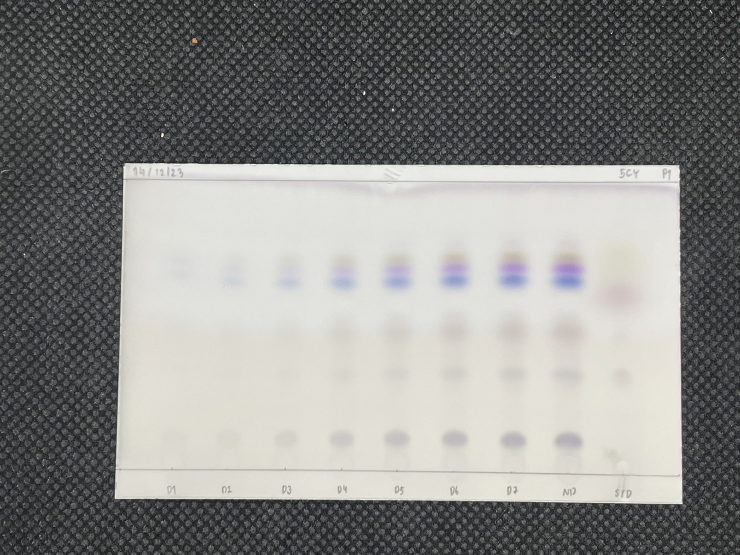
#> input picture input/ingredients/5CY-P1_Vanillin-Original.jpg, 1479 x 1109 px (shown at 1/2 size)
$ python -i crop_vertical_lane.py   (imports and definitions only)
#> lines starting #> are read from the running program, lines starting #| are printed output that depends on the picture; after the words box and inside, x2 and y2 are one past the last pixel; in counts of white or black regions, pixels touching at a corner belong together
import numpy as np
import cv2

def crop_vertical_lane_images(image: np.ndarray):
    contours = _get_contours(image)
    bounding_boxes = _get_bounding_boxes_max_height(contours, image.shape[0])
    merged_bounding_boxes = _merge_overlap_bounding_boxes(bounding_boxes)
    sorted_bounding_boxes = sorted(merged_bounding_boxes, key=lambda x: x[0])
    return _crop_bounding_boxes(image, sorted_bounding_boxes)

def _get_contours(image: np.ndarray):
    threshold = cv2.threshold(image, 0, 255, cv2.THRESH_BINARY + cv2.THRESH_OTSU)[1]
    contours, _ = cv2.findContours(threshold, cv2.RETR_EXTERNAL, cv2.CHAIN_APPROX_SIMPLE)
    return contours

def _get_bounding_boxes_max_height(contours: list, max_height: int):
    bounding_boxes = []
    for contour in contours:
        x, y, w, h = cv2.boundingRect(contour)
        bounding_boxes.append((x, 0, w, max_height))
    return bounding_boxes

def _crop_bounding_boxes(image: np.ndarray, bounding_boxes: list):
    cropped_images = []
    for bounding_box in bounding_boxes:
        x, y, w, h = bounding_box
        cropped_images.append(image[y:y+h, x:x+w])
    return cropped_images

def _union(rect_1: tuple, rect_2: tuple) -> tuple:
    """
    Calculate the union of two rectangles.

    Args:
        rect_1 (tuple): The first rectangle (x, y, width, height).
        rect_2 (tuple): The second rectangle (x, y, width, height).

    Returns:
        tuple: The union of the two rectangles.
    """
    if not (isinstance(rect_1, tuple) and isinstance(rect_2, tuple)):
        raise ValueError("Input rectangles must be tuples")
    if len(rect_1) != 4 or len(rect_2) != 4:
        raise ValueError("Input rectangles must have four elements (x, y, width, height)")
    x = min(rect_1[0], rect_2[0])
    y = min(rect_1[1], rect_2[1])
    w = max(rect_1[0]+rect_1[2], rect_2[0]+rect_2[2]) - x
    h = max(rect_1[1]+rect_1[3], rect_2[1]+rect_2[3]) - y
    return (x, y, w, h)

def _intersection(rect_1: tuple, rect_2: tuple) -> tuple:
    """
    Calculate the intersection of two rectangles.

    Args:
        rect_1 (tuple): The first rectangle (x, y, width, height).
        rect_2 (tuple): The second rectangle (x, y, width, height).

    Returns:
        tuple: The intersection of the two rectangles, or None if they do not intersect.
    """
    if not (isinstance(rect_1, tuple) and isinstance(rect_2, tuple)):
        raise ValueError("Input rectangles must be tuples")
    if len(rect_1) != 4 or len(rect_2) != 4:
        raise ValueError("Input rectangles must have four elements (x, y, width, height)")
    x = max(rect_1[0], rect_2[0])
    y = max(rect_1[1], rect_2[1])
    w = min(rect_1[0]+rect_1[2], rect_2[0]+rect_2[2]) - x
    h = min(rect_1[1]+rect_1[3], rect_2[1]+rect_2[3]) - y
    if w < 0 or h < 0:
        return None
    return (x, y, w, h)

def _merge_overlap_bounding_boxes(rect_list: list) -> list:
    is_tested = [False for _ in range(len(rect_list))]
    final_rect = []
    i = 0

    while i < len(rect_list):
        if not is_tested[i]:
            j = i + 1
            while j < len(rect_list):
                if not is_tested[j]:
                    intersect = _intersection(rect_list[i], rect_list[j])
                    if intersect:
                        rect_list[i] = _union(rect_list[i], rect_list[j])
                        is_tested[j] = True
                        j = i
                j += 1
            final_rect.append(rect_list[i])
        i += 1
    return final_rect

def visualize_process(image: np.ndarray):
    contours = _get_contours(image)
    bounding_boxes = _get_bounding_boxes_max_height(contours, image.shape[0])
    merged_bounding_boxes = _merge_overlap_bounding_boxes(bounding_boxes)
    sorted_bounding_boxes = sorted(merged_bounding_boxes, key=lambda x: x[0])
    cropped_images = _crop_bounding_boxes(image, sorted_bounding_boxes)

    image_with_contours = cv2.drawContours(image.copy(), contours, -1, (255, 255, 255), 2)
    image_with_all_boxes = image.copy()
    image_with_merged_boxes = image.copy()
    image_with_sorted_boxes = image.copy()

    for box in bounding_boxes:
        x, y, w, h = box
        cv2.rectangle(image_with_all_boxes, (x, y), (x+w, y+h), (255, 255, 255), 2)
    for box in merged_bounding_boxes:
        x, y, w, h = box
        cv2.rectangle(image_with_merged_boxes, (x, y), (x+w, y+h), (255, 255, 255), 2)
    for i, box in enumerate(sorted_bounding_boxes):
        x, y, w, h = box
        cv2.rectangle(image_with_sorted_boxes, (x, y), (x+w, y+h), (255, 255, 255), 2)
        cv2.putText(image_with_sorted_boxes, str(i), (x+(w//2)-10, 30), cv2.FONT_HERSHEY_SIMPLEX, 1, (255, 255, 255), 2)

    import matplotlib.pyplot as plt
    fig, axs = plt.subplots(2, 3, figsize=(18, 18))
    axs[0, 0].imshow(image, cmap='gray'), axs[0, 0].set_title('Original Image')
    axs[0, 1].imshow(image_with_contours, cmap='gray'), axs[0, 1].set_title('Image with Contours')
    axs[0, 2].imshow(image_with_all_boxes, cmap='gray'), axs[0, 2].set_title('Image with All Boxes')
    axs[1, 0].imshow(image_with_merged_boxes, cmap='gray'), axs[1, 0].set_title('Image with Merged Boxes')
    axs[1, 1].imshow(image_with_sorted_boxes, cmap='gray'), axs[1, 1].set_title('Image with Sorted Boxes')
    for ax in axs.flat:
        ax.axis('off')
    plt.tight_layout()
    plt.show()

>>> import cv2
>>> picture = cv2.imread('../../input/ingredients/5CY-P1_Vanillin-Original.jpg', cv2.IMREAD_GRAYSCALE)
#> picture: shape (1109, 1479); min 0, max 255, mean 136.4
>>> result = crop_vertical_lane_images(picture)
#> in _get_contours, `threshold = cv2.threshold(image, 0, 255, cv2.THRESH_BINARY + cv2.THRES..`:
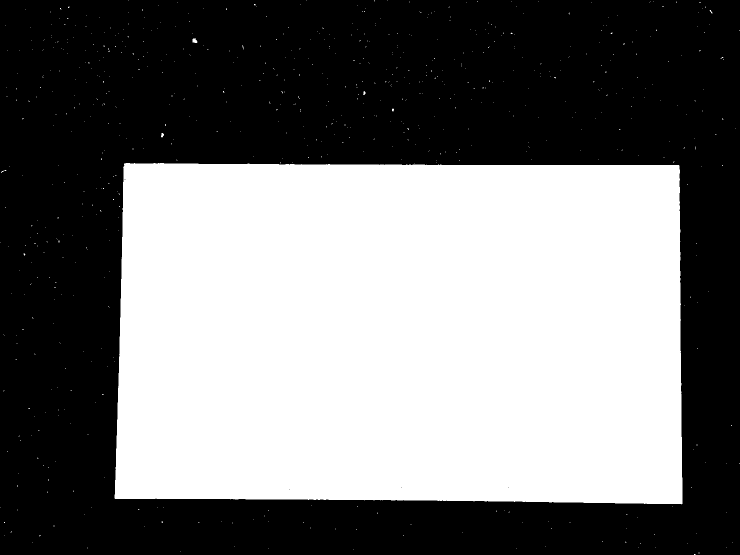
#> threshold: shape (1109, 1479) (shown at 1/2 size); 46.1% white; 698 white regions (694 under 20 px)
#> in _get_contours, `contours, _ = cv2.findContours(threshold, cv2.RETR_EXTERNAL, cv2.CHAIN..`: contours = 698 contours, 695 with area under 20; largest, box (x1, y1, x2, y2) and area: (229, 326, 1365, 1009) 753151, (385, 77, 395, 86) 56, (322, 266, 328, 275) 26
#> the loop in _get_bounding_boxes_max_height, `for contour in contours:` made 698 passes
#> (x, y, w, h) on passes 3 to 5: (360, 1103, 1, 1), (707, 1099, 1, 1), (1032, 1096, 1, 1)
#> after the loop in _get_bounding_boxes_max_height, `for contour in contours:`: bounding_boxes = 698 items, first 6: (1388, 0, 3, 1109), (1397, 0, 2, 1109), (360, 0, 1, 1109), (707, 0, 1, 1109), (1032, 0, 1, 1109), (537, 0, 1, 1109)
#> in _merge_overlap_bounding_boxes, `is_tested = [False for _ in range(len(rect_list))]`: is_tested = 698 items, first 6: False, False, False, False, False, False
#> the loop in _merge_overlap_bounding_boxes, `while i < len(rect_list):` made 698 passes
#> the loop in _crop_bounding_boxes, `for bounding_box in bounding_boxes:` made 44 passes
#> bounding_box on passes 1 to 12: (0, 0, 17, 1109), (18, 0, 1, 1109), (21, 0, 3, 1109), (31, 0, 11, 1109), (44, 0, 8, 1109), (57, 0, 3, 1109), (61, 0, 6, 1109), (69, 0, 2, 1109), (72, 0, 1, 1109), (74, 0, 8, 1109), (84, 0, 5, 1109), (90, 0, 1, 1109)

$ run again, on input/ingredients/5CY-P2_Vanillin-Original.jpg
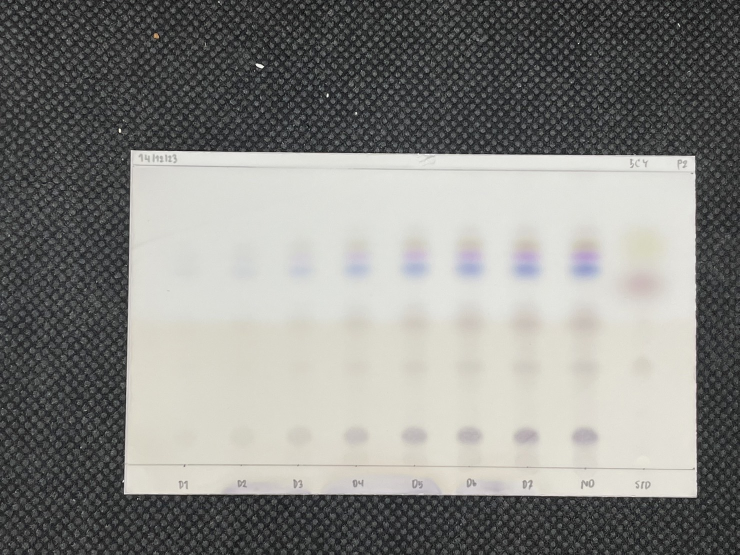
#> input picture input/ingredients/5CY-P2_Vanillin-Original.jpg, 1479 x 1109 px (shown at 1/2 size)
#> in _get_contours, `threshold = cv2.threshold(image, 0, 255, cv2.THRESH_BINARY + cv2.THRES..`:
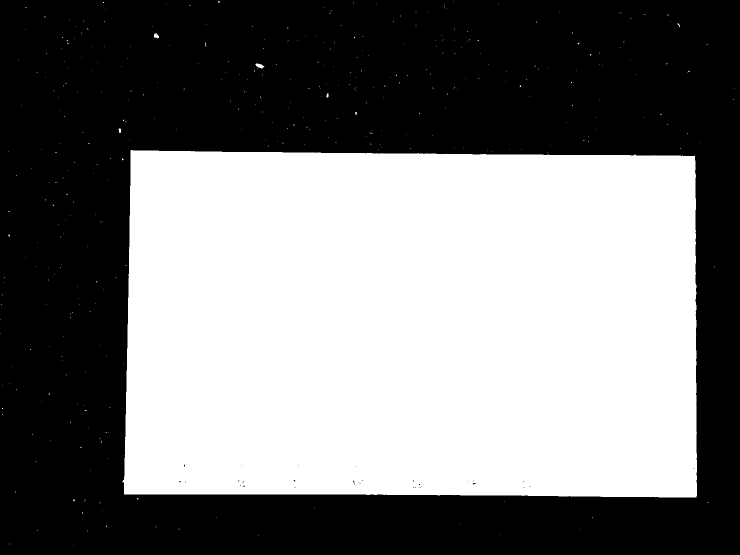
#> threshold: shape (1109, 1479) (shown at 1/2 size); 47.5% white; 378 white regions (373 under 20 px)
#> in _get_contours, `contours, _ = cv2.findContours(threshold, cv2.RETR_EXTERNAL, cv2.CHAIN..`: contours = 378 contours, 374 with area under 20; largest, box (x1, y1, x2, y2) and area: (245, 300, 1394, 995) 775772, (511, 127, 529, 137) 86, (308, 67, 318, 77) 58, (237, 257, 242, 266) 24
#> the loop in _get_bounding_boxes_max_height, `for contour in contours:` made 378 passes
#> (x, y, w, h) on passes 1, 3, 4: (147, 1090, 1, 1), (517, 1071, 1, 1), (1001, 1068, 1, 1)
#> after the loop in _get_bounding_boxes_max_height, `for contour in contours:`: bounding_boxes = 378 items, first 6: (147, 0, 1, 1109), (18, 0, 2, 1109), (517, 0, 1, 1109), (1001, 0, 1, 1109), (175, 0, 1, 1109), (74, 0, 1, 1109)
#> is_tested = 378 items, first 6: False, False, False, False, False, False
#> the loop in _merge_overlap_bounding_boxes, `while i < len(rect_list):` made 378 passes
#> the loop in _crop_bounding_boxes, `for bounding_box in bounding_boxes:` made 46 passes
#> bounding_box on passes 1 to 8: (0, 0, 2, 1109), (3, 0, 3, 1109), (7, 0, 3, 1109), (16, 0, 4, 1109), (23, 0, 1, 1109), (30, 0, 4, 1109), (36, 0, 1, 1109), (42, 0, 1, 1109)

$ run again, on input/ingredients/LPY-P1_Vanillin-Original.jpg
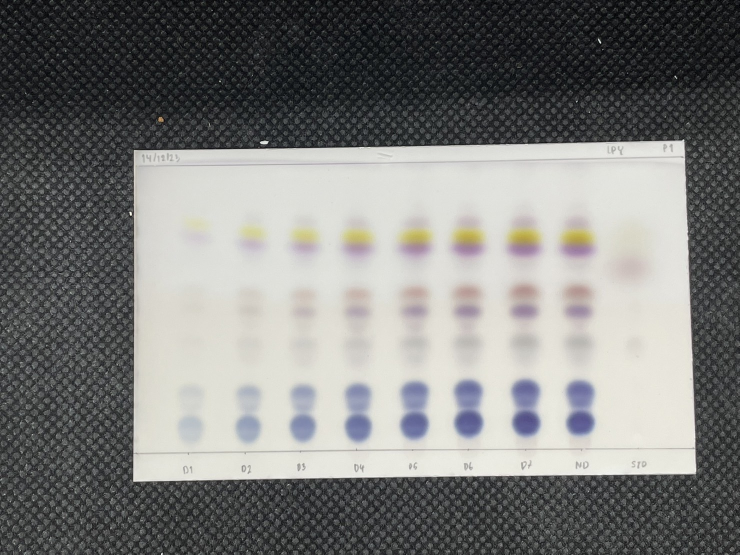
#> input picture input/ingredients/LPY-P1_Vanillin-Original.jpg, 1479 x 1109 px (shown at 1/2 size)
#> `picture = cv2.imread('../../input/ingredients/5CY-P1_Vanillin-Original..`:
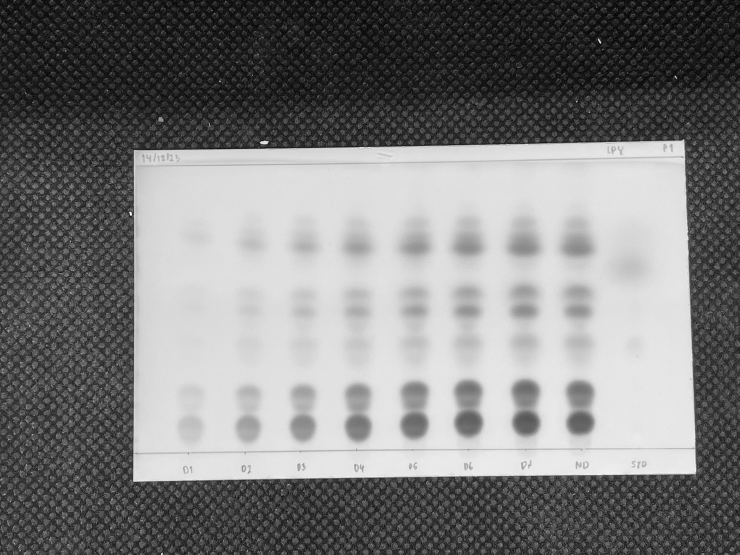
#> picture: shape (1109, 1479) (shown at 1/2 size); min 0, max 255, mean 125.3
#> in _get_contours, `threshold = cv2.threshold(image, 0, 255, cv2.THRESH_BINARY + cv2.THRES..`:
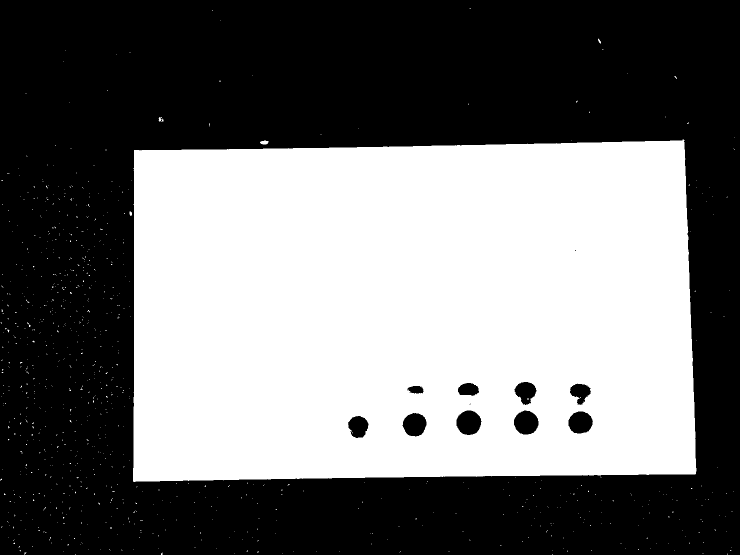
#> threshold: shape (1109, 1479) (shown at 1/2 size); 44.4% white; 890 white regions (885 under 20 px)
#> in _get_contours, `contours, _ = cv2.findContours(threshold, cv2.RETR_EXTERNAL, cv2.CHAIN..`: contours = 887 contours, 883 with area under 20; largest, box (x1, y1, x2, y2) and area: (266, 279, 1393, 964) 736562, (520, 281, 537, 289) 84, (317, 234, 327, 243) 40, (259, 423, 264, 432) 26
#> the loop in _get_bounding_boxes_max_height, `for contour in contours:` made 887 passes
#> (x, y, w, h) on passes 1, 2, 4: (1104, 1108, 1, 1), (151, 1108, 1, 1), (1407, 1107, 1, 1)
#> after the loop in _get_bounding_boxes_max_height, `for contour in contours:`: bounding_boxes = 887 items, first 6: (1104, 0, 1, 1109), (151, 0, 1, 1109), (1454, 0, 1, 1109), (1407, 0, 1, 1109), (1404, 0, 1, 1109), (564, 0, 1, 1109)
#> is_tested = 887 items, first 6: False, False, False, False, False, False
#> the loop in _merge_overlap_bounding_boxes, `while i < len(rect_list):` made 887 passes
#> the loop in _crop_bounding_boxes, `for bounding_box in bounding_boxes:` made 38 passes
#> bounding_box on passes 1 to 8: (0, 0, 13, 1109), (14, 0, 8, 1109), (24, 0, 1, 1109), (26, 0, 20, 1109), (47, 0, 14, 1109), (62, 0, 9, 1109), (74, 0, 1, 1109), (76, 0, 5, 1109)

$ run again, on input/ingredients/LPY-P2_Vanillin-Original.jpg
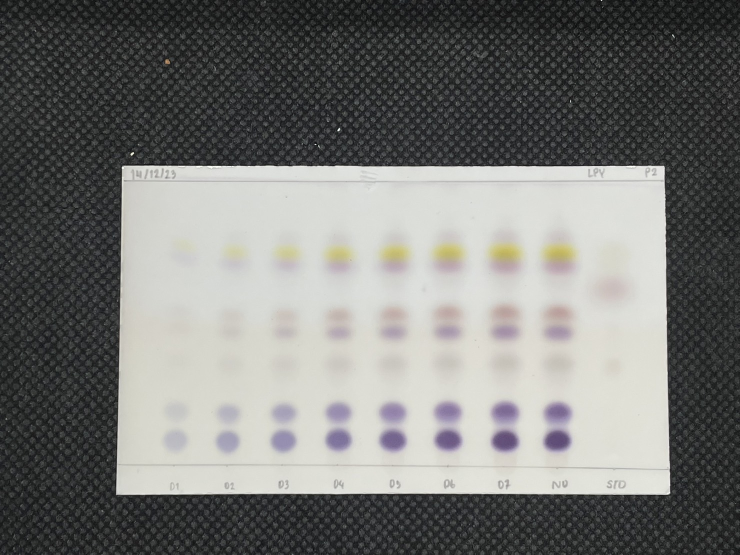
#> input picture input/ingredients/LPY-P2_Vanillin-Original.jpg, 1479 x 1109 px (shown at 1/2 size)
#> in _get_contours, `threshold = cv2.threshold(image, 0, 255, cv2.THRESH_BINARY + cv2.THRES..`:
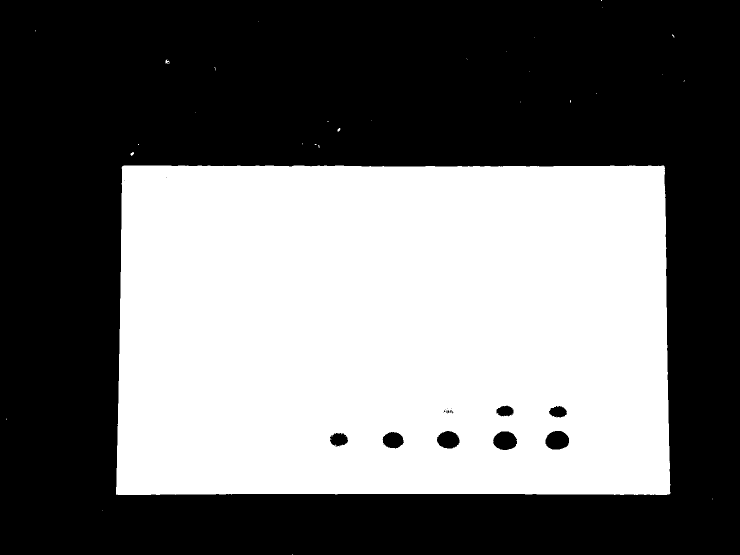
#> threshold: shape (1109, 1479) (shown at 1/2 size); 43.4% white; 33 white regions (29 under 20 px)
#> in _get_contours, `contours, _ = cv2.findContours(threshold, cv2.RETR_EXTERNAL, cv2.CHAIN..`: contours = 31 contours, 28 with area under 20; largest, box (x1, y1, x2, y2) and area: (232, 331, 1341, 990) 717548, (331, 119, 339, 127) 31, (261, 304, 268, 312) 25
#> the loop in _get_bounding_boxes_max_height, `for contour in contours:` made 31 passes
#> (x, y, w, h) on passes 1, 2, 5, 6, 7, 11, 13, 14: (585, 1108, 1, 1), (204, 1021, 1, 1), (232, 331, 1109, 659), (261, 304, 7, 8), (636, 290, 3, 6), (675, 256, 6, 7), (743, 240, 1, 1), (391, 224, 1, 1)
#> after the loop in _get_bounding_boxes_max_height, `for contour in contours:`: bounding_boxes = 31 items, first 6: (585, 0, 1, 1109), (204, 0, 1, 1109), (1425, 0, 1, 1109), (12, 0, 2, 1109), (232, 0, 1109, 1109), (261, 0, 7, 1109)
#> is_tested = 31 items, first 6: False, False, False, False, False, False
#> the loop in _merge_overlap_bounding_boxes, `while i < len(rect_list):` made 31 passes
#> the loop in _crop_bounding_boxes, `for bounding_box in bounding_boxes:` made 7 passes
#> bounding_box on passes 1 to 7: (12, 0, 2, 1109), (70, 0, 2, 1109), (204, 0, 1, 1109), (232, 0, 1109, 1109), (1344, 0, 5, 1109), (1367, 0, 3, 1109), (1425, 0, 1, 1109)
